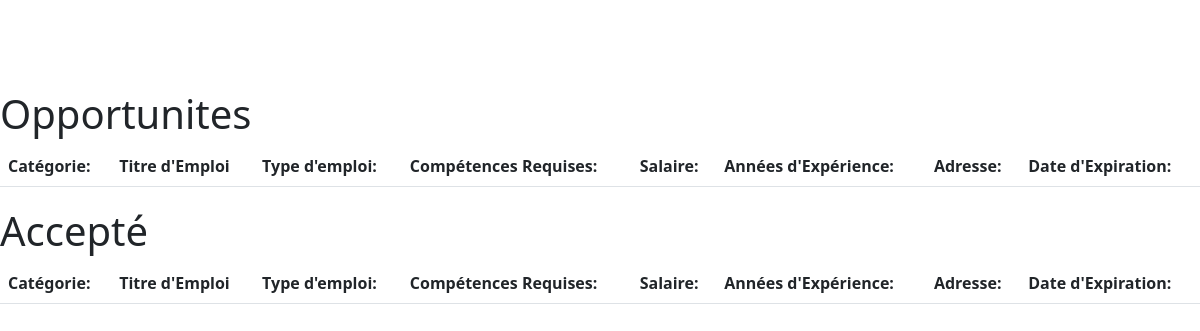
Before: /controllers/sign-up-login/view-jobs-candidat.php with the older database file.
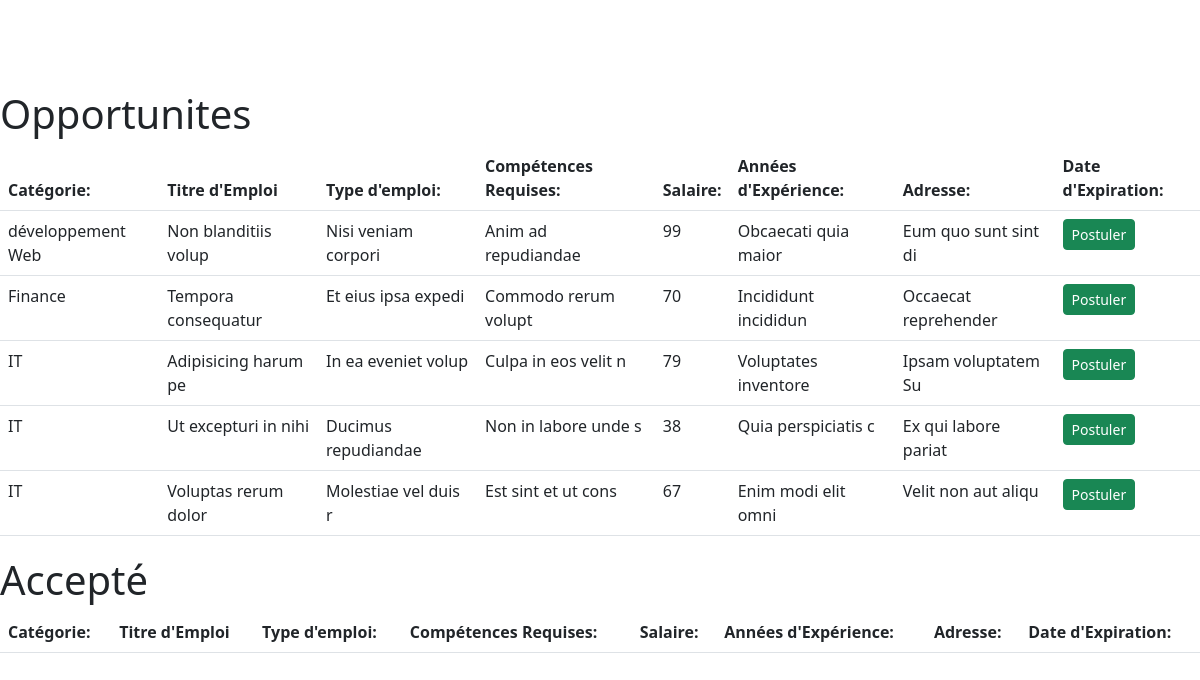
After: the same page with the newer database file.
### tables this page shows
CREATE TABLE `job_list` (
  `id` int(6) NOT NULL,
  `categorie` varchar(255) NOT NULL,
  `titre_emploi` varchar(255) NOT NULL,
  `type_emploi` varchar(255) NOT NULL,
  `competence` varchar(255) NOT NULL,
  `salaire` varchar(255) NOT NULL,
  `annee` int(6) NOT NULL,
  `adresse` varchar(255) NOT NULL,
  `description` varchar(255) NOT NULL,
  `expiration` date NOT NULL
);

### controllers/sign-up-login/view-jobs-candidat.php (the view, shortened to what this page needs)
<!doctype html>
<html lang="en">
<head>
    <link href="https://cdn.jsdelivr.net/npm/bootstrap@5.3.0-alpha1/dist/css/bootstrap.min.css" rel="stylesheet">
    <link rel="stylesheet" href="/RecruitMe/public/stylesheets/view-applies.css">
</head>
<body>
    <div class="container-wrapper">
        <table style="margin-bottom:20px;" class="table">
            <thead>
                <th scope="col">Catégorie:</th>
                <th scope="col">Titre d'Emploi</th>
                <th scope="col">Type d'emploi:</th>
                <th scope="col">Compétences Requises:</th>
                <th scope="col">Salaire:</th>
                <th scope="col">Années d'Expérience:</th>
                <th scope="col">Adresse:</th>
                <th scope="col">Date d'Expiration:</th>
            </thead>
            <tbody>
            <h1>Opportunites</h1>
                <?php
                $id_candidat = $_SESSION["user"];
                $database = new Dbhandler();
                $db = $database->connect();
                try {
                    $sql = 'SELECT * FROM job_list where id not in (select id_job from applies where id_candidat=? );';
                    $stmt = $db->prepare($sql);
                    $stmt->execute([$id_candidat["user"]["id_candidat"]]);
                    foreach ($stmt->fetchAll(PDO::FETCH_ASSOC) as $row) {
                        $url = "/RecruitMe/controllers/sign-up-login/apply.php?idjob=".$row["id"]. "&idcandidat=" .$id_candidat["user"]["id_candidat"];
?>
                        <tr>
                            <td><?php echo $row['categorie']; ?></td>
                            <td><?php echo $row['titre_emploi']; ?></td>
                            <td><?php echo $row['competence']; ?></td>
                            <td><?php echo $row['salaire']; ?></td>
                            <td><?php echo $row['annee']; ?></td>
                            <td><?php echo $row['adresse']; ?></td>
                            <td><?php echo $row['description']; ?></td>
                            <td><?php
                                echo '<a href="' . $url . '" class="btn btn-success btn-sm" name="view" id="' . $row["id"] . '" >Postuler</a>';
                                ?>
                            </td>
                        </tr>
                <?php
                    }
                  ?>
            </tbody>
        </table>
        <h1>Accepté</h1>
        <table  class="table">
            <thead >
                <th scope="col">Catégorie:</th>
                <th scope="col">Titre d'Emploi</th>
                <th scope="col">Type d'emploi:</th>
                <th scope="col">Compétences Requises:</th>
                <th scope="col">Salaire:</th>
                <th scope="col">Années d'Expérience:</th>
                <th scope="col">Adresse:</th>
                <th scope="col">Date d'Expiration:</th>
            </thead>
            <?php
                    $sql_accepted = $db->prepare('SELECT * from job_list where id in( SELECT id_job FROM applies where accepted=1 and id_candidat=?);');
                        $sql_accepted->execute([$id_candidat["user"]["id_candidat"]]);
                        foreach ($sql_accepted->fetchAll(PDO::FETCH_ASSOC) as $accepted_user) {
                        $style = "pointer-events: none; background-color:grey;";
                ?>
                        <tr>
                            <td><?php echo $accepted_user['categorie']; ?></td>
                            <td><?php echo $accepted_user['titre_emploi']; ?></td>
                            <td><?php echo $accepted_user['competence']; ?></td>
                            <td><?php echo $accepted_user['salaire']; ?></td>
                            <td><?php echo $accepted_user['annee']; ?></td>
                            <td><?php echo $accepted_user['adresse']; ?></td>
                            <td><?php echo $accepted_user['description']; ?></td>
                            <td>Accepté <i class="fa-solid fa-badge-check " style="margin-left:5px; font-size: 20px; color: green;"></i></td>
                        </tr>
                <?php
                }} catch (PDOException $e) {
                    echo "There is some problem in connection: " . $e->getMessage();
                }
                ?>
            </table>
    </div>
</body>
</html>

### public/stylesheets/view-applies.css (style rules this page uses)
.container-wrapper { margin-top: 90px; display: flex; justify-content: center; flex-direction: column; }
.table { width: 100%; }

Changed rows visible on the page:
added job_list: categorie "développement Web", titre_emploi "Non blanditiis volup", competence "Nisi veniam corpori", salaire "Anim ad repudiandae", annee "99", adresse "Obcaecati quia maior", description "Eum quo sunt sint di"
added job_list: categorie "Finance", titre_emploi "Tempora consequatur", competence "Et eius ipsa expedi", salaire "Commodo rerum volupt", annee "70", adresse "Incididunt incididun", description "Occaecat reprehender"
added job_list: categorie "IT", titre_emploi "Adipisicing harum pe", competence "In ea eveniet volup", salaire "Culpa in eos velit n", annee "79", adresse "Voluptates inventore", description "Ipsam voluptatem Su"
added job_list: categorie "IT", titre_emploi "Ut excepturi in nihi", competence "Ducimus repudiandae", salaire "Non in labore unde s", annee "38", adresse "Quia perspiciatis c", description "Ex qui labore pariat"
added job_list: categorie "IT", titre_emploi "Voluptas rerum dolor", competence "Molestiae vel duis r", salaire "Est sint et ut cons", annee "67", adresse "Enim modi elit omni", description "Velit non aut aliqu"
